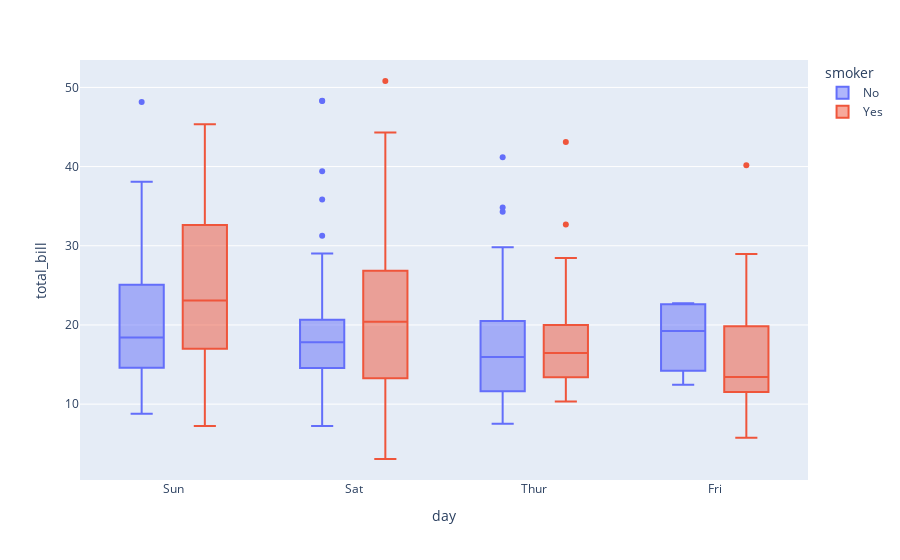

Notebook source saved alongside this figure:
### Code cell
fig = px.box(df, x="day", y="total_bill", color="smoker")
fig.show()

### Figure 1 — Plotly figure (JSON) as saved in the notebook; plotly's stock layout.template omitted (floating-point values rounded to 4 significant figures; data arrays with more than 128 entries replaced by an {"elided": "..."} marker saying what was removed)
{"data": [{"alignmentgroup": "True", "hovertemplate": "smoker=No<br>day=%{x}<br>total_bill=%{y}<extra></extra>", "legendgroup": "No", "marker": {"color": "#636efa"}, "name": "No", "notched": false, "offsetgroup": "No", "orientation": "v", "showlegend": true, "type": "box", "x": {"elided": "151 str values"}, "x0": " ", "xaxis": "x", "y": {"elided": "151 float values"}, "y0": " ", "yaxis": "y"}, {"alignmentgroup": "True", "hovertemplate": "smoker=Yes<br>day=%{x}<br>total_bill=%{y}<extra></extra>", "legendgroup": "Yes", "marker": {"color": "#EF553B"}, "name": "Yes", "notched": false, "offsetgroup": "Yes", "orientation": "v", "showlegend": true, "type": "box", "x": ["Sat", "Sat", "Sat", "Sat", "Sat", "Sat", "Sat", "Sat", "Sat", "Sat", "Sat", "Thur", "Thur", "Fri", "Fri", "Fri", "Fri", "Fri", "Fri", "Fri", "Fri", "Fri", "Sat", "Sat", "Sat", "Sat", "Sat", "Sat", "Thur", "Sun", "Sat", "Sat", "Sat", "Sat", "Sun", "Sun", "Sun", "Sun", "Sun", "Sun", "Sun", "Sun", "Sun", "Sun", "Sun", "Sun", "Sun", "Sun", "Sun", "Sun", "Sun", "Sun", "Thur", "Thur", "Thur", "Thur", "Thur", "Thur", "Thur", "Thur", "Thur", "Thur", "Thur", "Thur", "Thur", "Thur", "Sat", "Sat", "Sat", "Sat", "Sat", "Sat", "Sat", "Sat", "Sat", "Sat", "Sat", "Sat", "Sat", "Fri", "Fri", "Fri", "Fri", "Fri", "Fri", "Sat", "Sat", "Sat", "Sat", "Sat", "Sat", "Sat", "Sat"], "x0": " ", "xaxis": "x", "y": [38.01, 11.24, 20.29, 13.81, 11.02, 18.29, 3.07, 15.01, 26.86, 25.28, 17.92, 19.44, 32.68, 28.97, 5.75, 16.32, 40.17, 27.28, 12.03, 21.01, 11.35, 15.38, 44.3, 22.42, 15.36, 20.49, 25.21, 14.31, 16, 17.51, 10.59, 10.63, 50.81, 15.81, 7.25, 31.85, 16.82, 32.9, 17.89, 14.48, 9.6, 34.63, 34.65, 23.33, 45.35, 23.17, 40.55, 20.9, 30.46, 18.15, 23.1, 15.69, 19.81, 28.44, 15.48, 16.58, 10.34, 43.11, 13, 13.51, 18.71, 12.74, 13, 16.4, 20.53, 16.47, 26.59, 38.73, 24.27, 12.76, 30.06, 25.89, 13.27, 28.17, 12.9, 28.15, 11.59, 7.74, 30.14, 12.16, 13.42, 8.58, 13.42, 16.27, 10.09, 22.12, 24.01, 15.69, 15.53, 12.6, 32.83, 27.18, 22.67], "y0": " ", "yaxis": "y"}], "layout": {"boxmode": "group", "legend": {"title": {"text": "smoker"}, "tracegroupgap": 0}, "margin": {"t": 60}, "xaxis": {"anchor": "y", "domain": [0, 1], "title": {"text": "day"}}, "yaxis": {"anchor": "x", "domain": [0, 1], "title": {"text": "total_bill"}}}}
